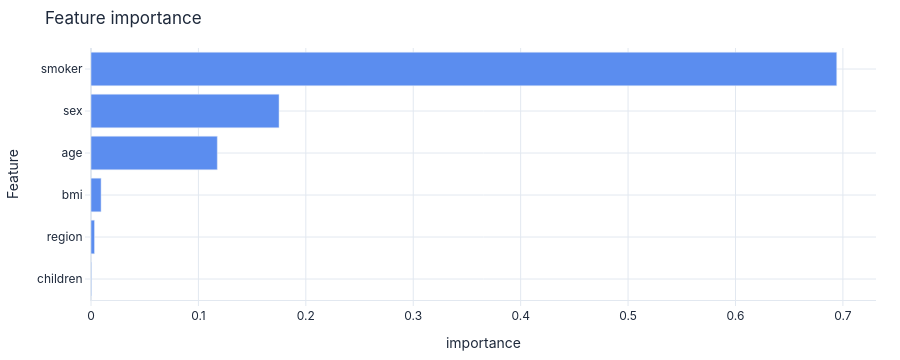

Notebook code cell kept with this figure:
### Code cell
# Diagnóstico 3 — importancia de cada variable (permutación sobre el pipeline completo)
# Se mide cuánto empeora el modelo al desordenar cada variable.
exp.plot_model(ajustado.pipeline, plot="feature")

### Figure 1 — Plotly figure (JSON) as saved in the notebook; plotly's stock layout.template omitted (floating-point values rounded to 4 significant figures)
{"data": [{"hovertemplate": "%{y}<br>Importance: %{x:.4f}<extra></extra>", "marker": {"color": "#5B8DEF"}, "orientation": "h", "type": "bar", "x": [0.0004053, 0.00325, 0.009391, 0.1176, 0.1751, 0.6943], "y": ["children", "region", "bmi", "age", "sex", "smoker"]}], "layout": {"font": {"color": "#1E293B", "family": "Inter, system-ui, sans-serif", "size": 12}, "height": 360, "hoverlabel": {"bgcolor": "white", "bordercolor": "#E2E8F0", "font": {"family": "Inter, system-ui, sans-serif", "size": 12}}, "legend": {"bgcolor": "rgba(0,0,0,0)", "borderwidth": 0, "orientation": "h", "x": 0, "y": -0.18}, "margin": {"b": 48, "l": 56, "r": 24, "t": 48}, "paper_bgcolor": "rgba(0,0,0,0)", "plot_bgcolor": "rgba(0,0,0,0)", "showlegend": false, "title": {"text": "Feature importance"}, "xaxis": {"automargin": true, "gridcolor": "#E2E8F0", "linecolor": "#E2E8F0", "tickcolor": "#E2E8F0", "ticks": "outside", "title": {"text": "importance"}, "zerolinecolor": "#E2E8F0"}, "yaxis": {"automargin": true, "gridcolor": "#E2E8F0", "linecolor": "#E2E8F0", "tickcolor": "#E2E8F0", "ticks": "outside", "title": {"text": "Feature"}, "zerolinecolor": "#E2E8F0"}}}
